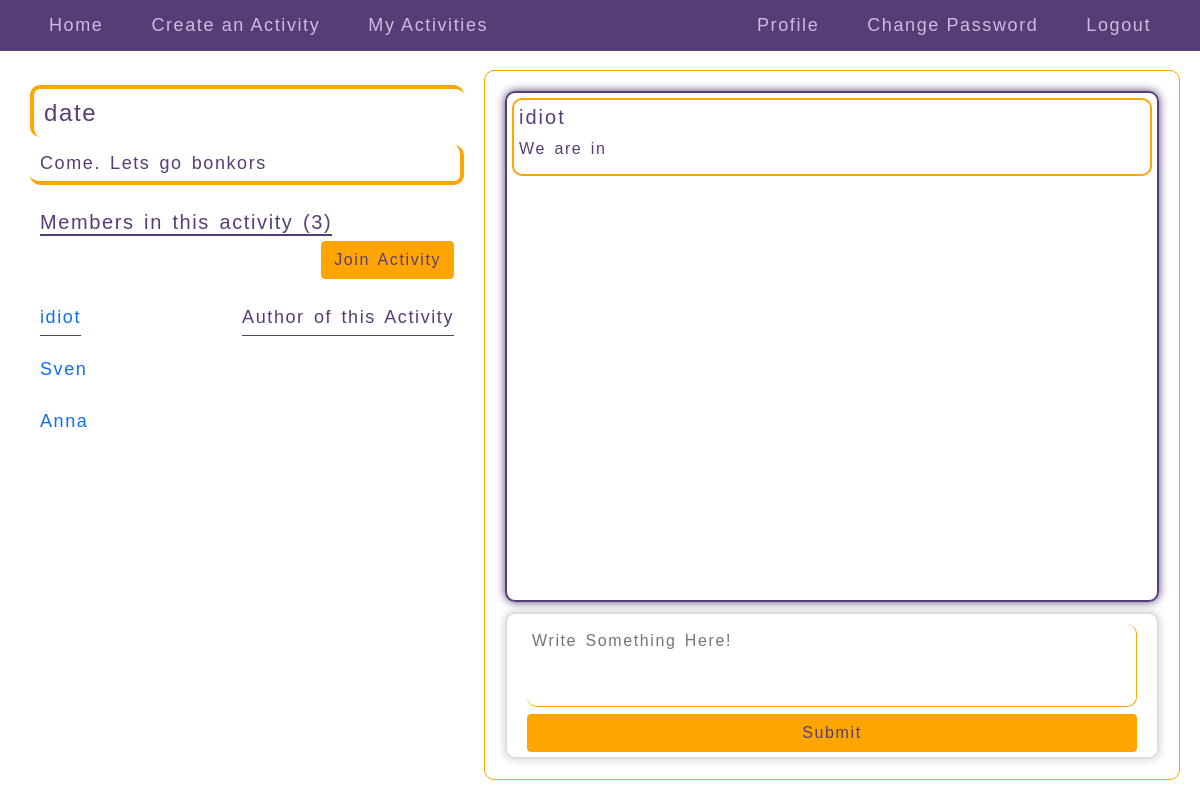
The page /activities/17 (signed in) on the database as committed earlier.
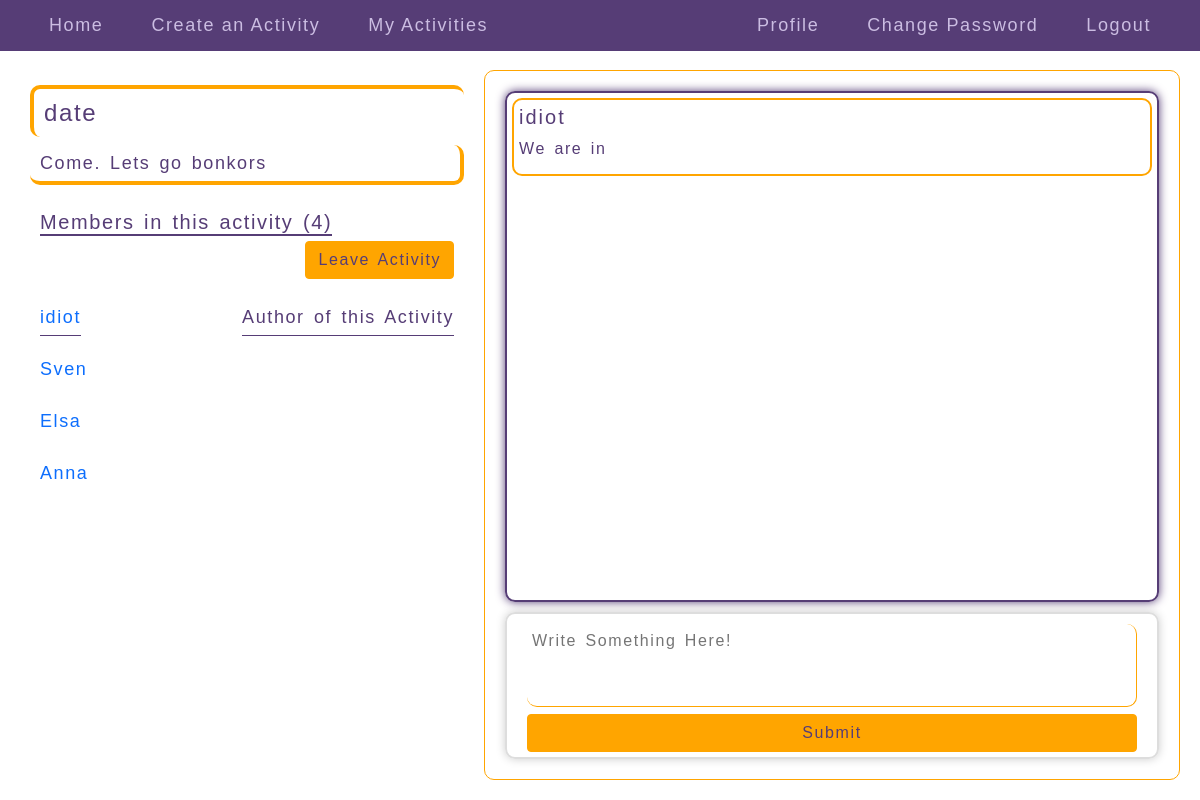
The same page on the database as committed later.
### meet/models.py (models this page shows, shortened)
class Joining(models.Model):
    user = models.ForeignKey(User, on_delete=models.CASCADE, related_name="joined_activities")
    activity = models.ForeignKey(Activity, on_delete=models.CASCADE, related_name="user_activities")

class Comment(models.Model):
    user = models.ForeignKey(User, on_delete=models.CASCADE, related_name="comments")
    activity = models.ForeignKey(Activity, on_delete=models.CASCADE, related_name="commented_activities")
    comment = models.TextField()

### meet/views.py (the view)
# urls.py: path("activities/<int:id>", views.displayactivity, name="display_activity"),
@login_required(login_url='/')
def displayactivity(request, id):
    if request.method == "POST":
        activity = Activity.objects.get(pk=id)
        user_comment = comment(request.POST)
        if user_comment.is_valid():
            obj = Comment(user=request.user, activity=activity, comment=user_comment.cleaned_data["description"])
            obj.save()
        return redirect("display_activity", id=id)
    else:
        activity = Activity.objects.get(pk=id)
        deleted = Deleted.objects.all()
        deleted_list= []
        users_list_temp = []
        for x in deleted:
            deleted_list.append(x.activity)
        if activity in deleted_list:
            users_of_activity = list(Joining.objects.filter(activity = activity).all())
            for user in users_of_activity:
                users_list_temp.append(user.user)
            if request.user not in users_list_temp:
                return redirect("index")
        users = Joining.objects.filter(activity=activity).all()
        users_comments=Comment.objects.filter(activity=activity)
        users_list = []
        for user in users:
            users_list.append(user.user.username)
        form = comment()
        print(request.user)
        print(activity.user)
        if request.user == activity.user:
            kickuserout = "True"
        else:
            kickuserout = "False"
        return render(request, "meet/activity.html", {
        "activity": activity, "users": users, "users_list": users_list, "form": form, "users_comments": users_comments, "kickuserout": kickuserout
        })

### meet/views.py
class comment(forms.Form):
    description = forms.CharField(label="", widget=forms.Textarea(attrs={"rows": 3, "placeholder": "Write Something Here!"}))

### meet/templates/meet/activity.html (shortened to what this page needs)
{% extends "meet/layout.html" %}
{% load static %}
{% block body %}
<div class="fc_display">
  <div class="left_half">
    <h4>{{ activity.title }}</h4>
    <p>{{ activity.description }}</p>
    <div class="left_half_members">
      <div class="fc_activity">
        <h5>Members in this activity ({{ users_list|length }})</h5>
        <div class="fc_activity_button">
          {% if request.user != activity.user %}
          {% if request.user.username in users_list %}
            <a href="{% url 'leave_activity' activity.id %}" class="btn btn-outline common_button">Leave Activity</a>
          {% else %}
            <a href="{% url 'join_activity' activity.id %}" class="btn btn-outline common_button">Join Activity</a>
          {% endif %}
          {% endif %}
        </div>
      </div>
      <div class="activity_users_fc">
        <p><a href="{% url 'user_profile' activity.user.username %}">{{ activity.user.username }}</a></p>
        <p class="activity_users_author">Author of this Activity</p>
      </div>
      {% for user in users %}
        {% if user.user.username != activity.user.username %}
          <p class="activity_users">
            <a href="{% url 'user_profile' user.user.username %}">{{ user.user.username }}</a>
          </p>
        {% endif %}
      {% endfor %}
    </div>
  </div>
  <div class="right_half">
    <div class="right_half_body">
      {% for comment in users_comments %}
        <div class="users_comments_on_activity">
          <h5>{{ comment.user.username }}</h5>
          <p>{{ comment.comment }}</p>
        </div>
      {% endfor %}
    </div>
    <div class="right_half_input">
      <form class="" method="post">
        {{ form }}
        <button type="submit" class="btn common_button">Submit</button>
      </form>
    </div>
  </div>
</div>
{% endblock %}

Rows that differ between the two databases and show on the page:
added Joining: user.username "Elsa"
Other text that changed with them:
{{ users_list|length }}: "3" → "4"
text no longer shown: "Join Activity"
text now shown: "Leave Activity"
